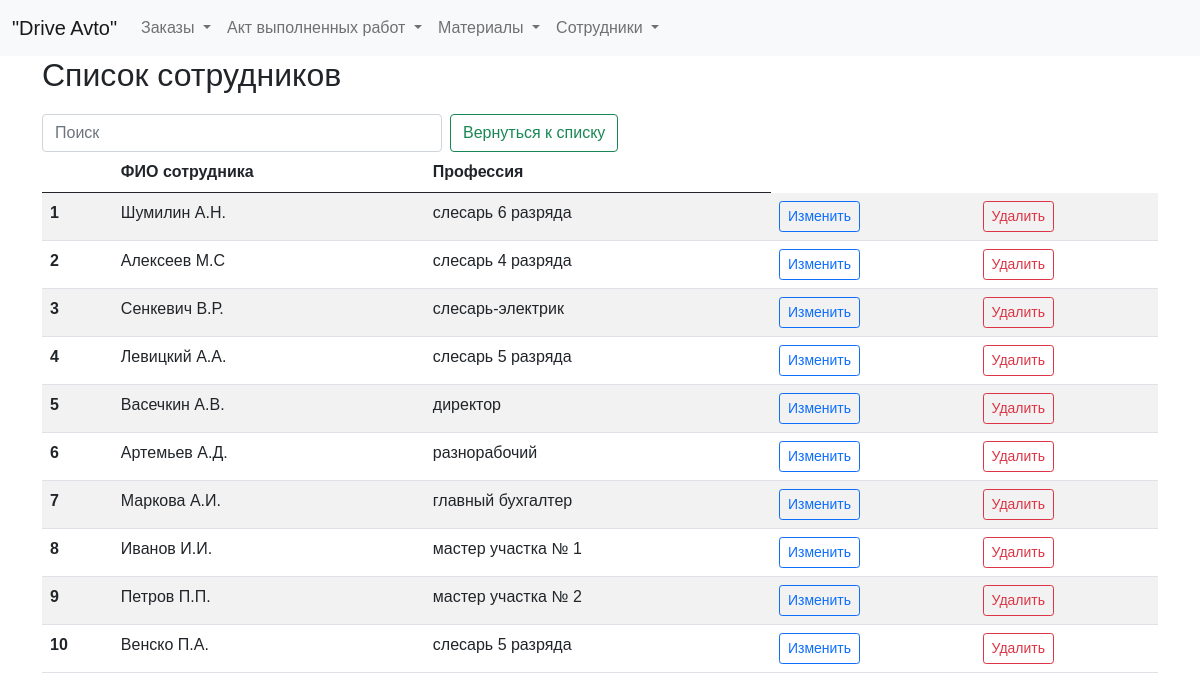
The page /employees on the database its author committed.
### tables this page shows
CREATE TABLE employees (
id integer PRIMARY KEY AUTOINCREMENT,
name text NOT NULL,
profession text NOT NULL
);

### fcompany.py (the view)
@app.route("/employees")
def showEmployees():
    return render_template("employees.html", title="Сотрудники", employees=dbase.getEmployees())

### FDataBase.py (called while the page is built)
    def getEmployees(self):
        sql = '''SELECT * FROM employees'''
        try:
            self.__cur.execute(sql)
            res = self.__cur.fetchall()
            employees_list = [dict(row) for row in res]
            if employees_list: return employees_list
        except:
            print("Ошибка чтения из БД")
        return []

### fcompany.py (called while the page is built)
def connect_db():  # общая функция для установления соединения с БД
    conn = sqlite3.connect(app.config['DATABASE'])
    conn.row_factory = sqlite3.Row  # записи будут представлены не в виде кортежей, а в виде словаря (для исп в шаблонах)
    return conn

def get_db():
    if not hasattr(g, 'link_db'):
        g.link_db = connect_db()
    return g.link_db

@app.before_request
def before_request():
    global dbase
    db = get_db()
    dbase = FDataBase(db)

### templates/employees.html (shortened to what this page needs)
{% extends 'base.html' %}
{% block content %}
<h2>Список сотрудников</h2>
<form class="d-flex" role="search">
  <input class="form-control me-2 narrow-search" type="search" id="searchInput" placeholder="Поиск" aria-label="Search">
  <button class="btn btn-outline-success narrow-button" type="submit">Вернуться к списку</button>
</form>
<table id="myTable" class="table table-striped">
  <thead>
    <tr>
      <th scope="col"></th>
      <th scope="col">ФИО сотрудника</th>
      <th scope="col">Профессия</th>
    </tr>
  </thead>
  <tbody>
    {% for row in employees %}
    <tr>
      <th scope="row">{{ loop.index }}</th>
      <td>{{ row.name }}</td>
      <td>{{ row.profession }}</td>
      <td>
          <a href="/edit_entry_employees/{{ row.id }}" class="btn btn-outline-primary btn-sm">Изменить</a>
      </td>
      <td>
        <form action="/delete_entry_employees/{{ row.id }}" method="post">
            <button type="submit" class="btn btn-outline-danger btn-sm">Удалить</button>
        </form>
      </td>
    </tr>
    {% endfor %}
  </tbody>
</table>
{% endblock %}

### static/css/styles.css (style rules this page uses)
.narrow-button { max-width: 250px; white-space: nowrap; font-size: 16px; }
.narrow-search { max-width: 400px; }
html, body { font-family: 'Arial'; margin: 0; padding: 0; height: 100%; width: 100%; }
a { color: #0059b2; text-decoration: none; }

### rows shown on the page
employees: name "Шумилин А.Н.", profession "слесарь 6 разряда"
employees: name "Алексеев М.С", profession "слесарь 4 разряда"
employees: name "Сенкевич В.Р.", profession "слесарь-электрик"
employees: name "Левицкий А.А.", profession "слесарь 5 разряда"
employees: name "Васечкин А.В.", profession "директор"
employees: name "Артемьев А.Д.", profession "разнорабочий"
employees: name "Маркова А.И.", profession "главный бухгалтер"
employees: name "Иванов И.И.", profession "мастер участка № 1"
employees: name "Петров П.П.", profession "мастер участка № 2"
employees: name "Венско П.А.", profession "слесарь 5 разряда"
